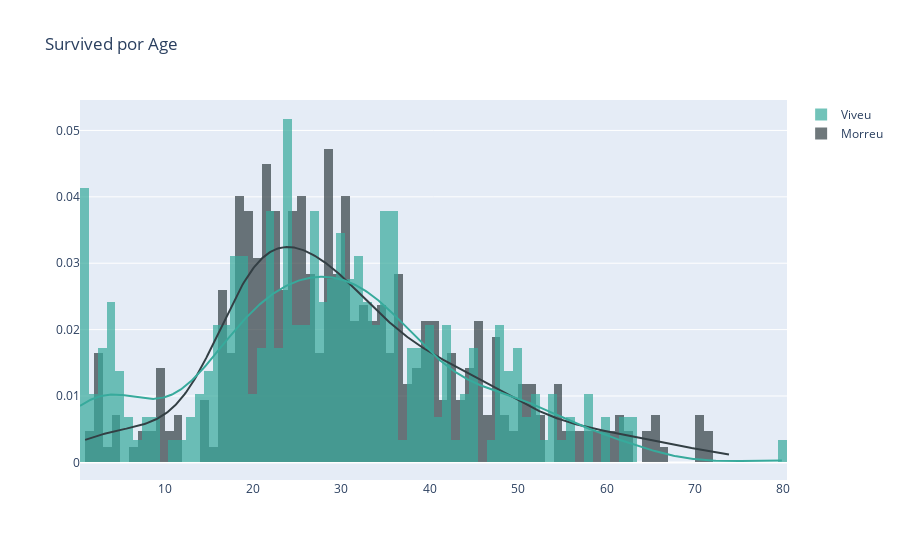

This figure's notebook cell:
### Code cell
fig = ff.create_distplot([train[train.Survived==0].Age.dropna(),
                          train[train.Survived==1].Age.dropna()],
                         group_labels=['Morreu','Viveu'],
                         colors=colors,
                         show_rug=False)
fig.update_layout(title_text='Survived por Age')
fig.show()

### Figure 1 — Plotly figure (JSON) as saved in the notebook; plotly's stock layout.template omitted (floating-point values rounded to 4 significant figures; data arrays with more than 128 entries replaced by an {"elided": "..."} marker saying what was removed)
{"data": [{"autobinx": false, "histnorm": "probability density", "legendgroup": "Morreu", "marker": {"color": "#333F44"}, "name": "Morreu", "opacity": 0.7, "type": "histogram", "x": {"elided": "424 float values"}, "xaxis": "x", "xbins": {"end": 74, "size": 1, "start": 1}, "yaxis": "y"}, {"autobinx": false, "histnorm": "probability density", "legendgroup": "Viveu", "marker": {"color": "#37AA9C"}, "name": "Viveu", "opacity": 0.7, "type": "histogram", "x": {"elided": "290 float values"}, "xaxis": "x", "xbins": {"end": 80, "size": 1, "start": 0.42}, "yaxis": "y"}, {"legendgroup": "Morreu", "marker": {"color": "#333F44"}, "mode": "lines", "name": "Morreu", "showlegend": false, "type": "scatter", "x": {"elided": "500 float values"}, "xaxis": "x", "y": {"elided": "500 float values"}, "yaxis": "y"}, {"legendgroup": "Viveu", "marker": {"color": "#37AA9C"}, "mode": "lines", "name": "Viveu", "showlegend": false, "type": "scatter", "x": {"elided": "500 float values"}, "xaxis": "x", "y": {"elided": "500 float values"}, "yaxis": "y"}], "layout": {"barmode": "overlay", "hovermode": "closest", "legend": {"traceorder": "reversed"}, "title": {"text": "Survived por Age"}, "xaxis": {"anchor": "y2", "domain": [0, 1], "zeroline": false}, "yaxis": {"anchor": "free", "domain": [0, 1], "position": 0}}}
